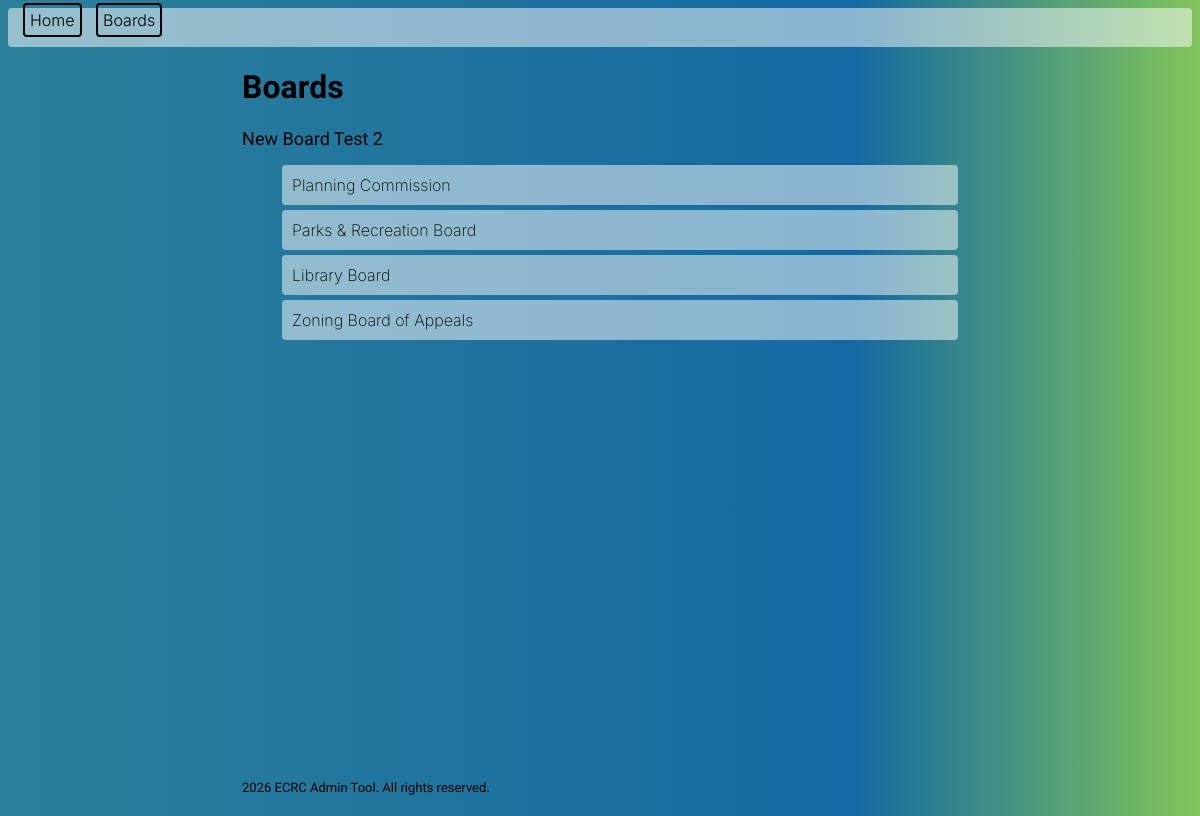
Page /boards/boards on the committed database.
### FlaskApp/myapp/models.py (models this page shows, shortened)
class Board(db.Model):
    id = db.Column(db.Integer, primary_key=True)
    name = db.Column(db.String(150), nullable=False)
    added_on = db.Column(db.DateTime(timezone=True), nullable=False, default=lambda: datetime.now(timezone.utc))
    removed_on = db.Column(db.DateTime(timezone=True), nullable=True)

### FlaskApp/myapp/boards/routes.py (the view)
@boards_bp.route('/boards')
def boards():
    boards = Board.query.filter_by(removed_on=None).all()
    return render_template('boards/boards.html', boards=boards)

### FlaskApp/myapp/boards/templates/boards/boards.html (shortened to what this page needs)
{% extends "base.html" %}
{% block headerContent %}<h1>Boards</h1>  <a class="nav-button" href="{{ url_for('boards.create') }}">New Board</a>  <a class="nav-button" href="{{ url_for('boards.create') }}">Test 2</a>{% endblock %}
{% block content %}
<ul>
{% for board in boards %}
  <div id="listItem">
    <li><a href="{{ url_for('boards.board_detail', board_id=board.id) }}">{{ board.name }}</a></li>
  </div>
{% endfor %}
</ul>
{% endblock %}
{% block footerContent %}<p>2026 ECRC Admin Tool. All rights reserved.</p>{% endblock %}

### FlaskApp/myapp/static/css/style.css (style rules this page uses)
body { height: 800px; background: #2A7B9B; background: linear-gradient(90deg, rgba(42, 123, 155, 1) 0%, rgba(45, 128, 154, 1) 0%, rgba(19, 105, 162, 1) 71%, rgba(130, 197, 91, 1) 100%, rgba(0, 170, 170, 1) 100%); display: grid; grid-template-areas: "nav nav nav nav" ". head head ." ". main main ." ". foot foot ."; grid-template-rows: 1.25fr 2fr 20fr 1fr; }
a:link, a:visited { text-decoration: none; color: black; }
li { list-style-type: none; font-family: "Inter", sans-serif; font-weight: 200; font-size: medium; }
#listItem { border-radius: 4px; background-color: rgb(255 255 255 / 50%); padding: 10px; margin-top: 5px; }
.nav-button { display: inline-block; font-size:large; }

### rows in the picture
Board: name "Planning Commission"
Board: name "Parks & Recreation Board"
Board: name "Library Board"
Board: name "Zoning Board of Appeals"
